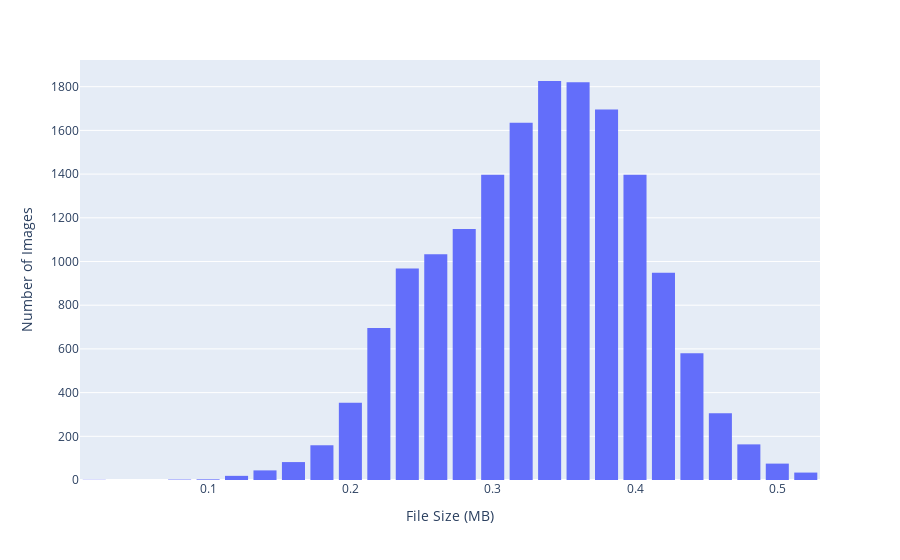

Notebook cell for this chart:
### Code cell
m, s = plot_size(path_to_images)

### Figure 1 — Plotly figure (JSON) as saved in the notebook; plotly's stock layout.template omitted (floating-point values rounded to 4 significant figures; data arrays with more than 128 entries replaced by an {"elided": "..."} marker saying what was removed)
{"data": [{"alignmentgroup": "True", "bingroup": "x", "hovertemplate": "File Size (MB)=%{x}<br>count=%{y}<extra></extra>", "legendgroup": "", "marker": {"color": "#636efa", "pattern": {"shape": ""}}, "name": "", "nbinsx": 40, "offsetgroup": "", "orientation": "v", "showlegend": false, "type": "histogram", "x": {"elided": "16386 float values"}, "xaxis": "x", "yaxis": "y"}], "layout": {"bargap": 0.1, "bargroupgap": 0.1, "barmode": "relative", "legend": {"tracegroupgap": 0}, "margin": {"t": 60}, "showlegend": false, "xaxis": {"anchor": "y", "domain": [0, 1], "title": {"text": "File Size (MB)"}}, "yaxis": {"anchor": "x", "domain": [0, 1], "title": {"text": "Number of Images"}}}}
